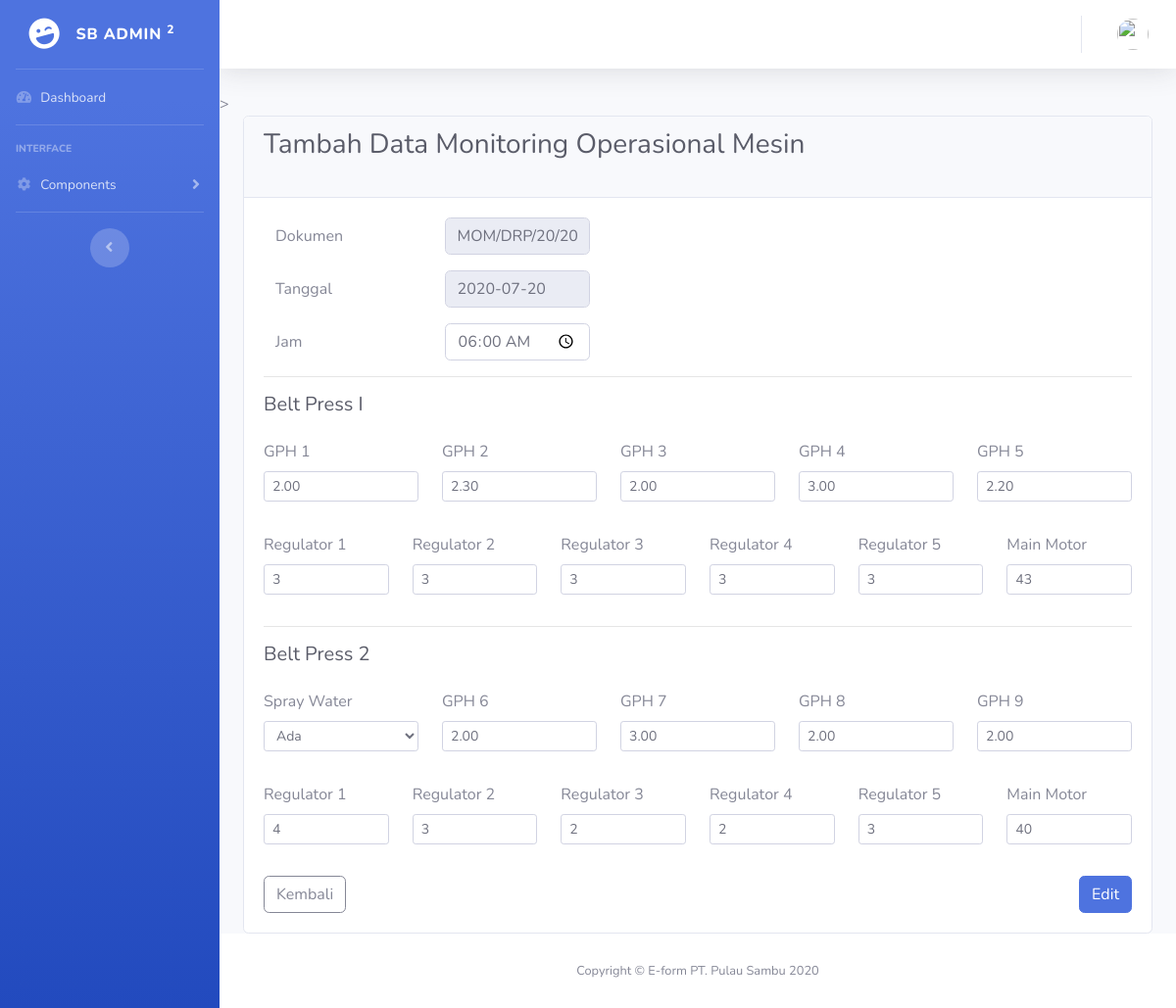
The page /dashboard/edit/18 on the database its author committed.
### tables this page shows
CREATE TABLE `momitoringmom` (
  `id_mom` int(11) NOT NULL,
  `header_id` int(11) NOT NULL,
  `jam` time NOT NULL,
  `gph1` float(3,2) NOT NULL,
  `gph2` float(3,2) NOT NULL,
  `gph3` float(3,2) NOT NULL,
  `gph4` float(3,2) NOT NULL,
  `gph5` float(3,2) NOT NULL,
  `regulator1_bp1` int(11) NOT NULL,
  `regulator2_bp1` int(11) NOT NULL,
  `regulator3_bp1` int(11) NOT NULL,
  `regulator4_bp1` int(11) NOT NULL,
  `regulator5_bp1` int(11) NOT NULL,
  `mainMotor_bp1` int(11) NOT NULL,
  `sprayWater` tinyint(1) NOT NULL,
  `gph6` float(3,2) NOT NULL,
  `gph7` float(3,2) NOT NULL,
  `gph8` float(3,2) NOT NULL,
  `gph9` float(3,2) NOT NULL,
  `regulator1_bp2` int(11) NOT NULL,
  `regulator2_bp2` int(11) NOT NULL,
  `regulator3_bp2` int(11) NOT NULL,
  `regulator4_bp2` int(11) NOT NULL,
  `regulator5_bp2` int(11) NOT NULL,
  `mainMotor_bp2` int(11) NOT NULL
);

CREATE TABLE `header` (
  `id_header` int(11) NOT NULL,
  `doc` varchar(128) NOT NULL,
  `date` date NOT NULL,
  `createdBy` int(11) NOT NULL,
  `createdDate` varchar(128) NOT NULL,
  `updatedBy` int(11) DEFAULT NULL,
  `updatedDate` varchar(128) DEFAULT NULL
);

### application/controllers/Dashboard.php (called while the page is built, shortened)
<?php
class Dashboard extends CI_Controller
{
     public function edit($id_mom)
     {
          $data['title'] = 'Edit MOM';
          $data['user'] = $this->dashboard_model->getSession();
          $data['momitoringmom'] = $this->dashboard_model->getIdMom($id_mom);
          $this->form_validation->set_rules('jam', 'Jam', 'required', ['required' => 'Data kosong!']);
          $this->form_validation->set_rules('gph1', 'GPH 1', 'required', ['required' => 'Data kosong!']);
          $this->form_validation->set_rules('gph2', 'GPH 2', 'required', ['required' => 'Data kosong!']);
          $this->form_validation->set_rules('gph3', 'GPH 3', 'required', ['required' => 'Data kosong!']);
          $this->form_validation->set_rules('gph4', 'GPH 4', 'required', ['required' => 'Data kosong!']);
          $this->form_validation->set_rules('gph5', 'GPH 5', 'required', ['required' => 'Data kosong!']);
          $this->form_validation->set_rules('regulator1_bp1', 'Regulator 1', 'required', ['required' => 'Data kosong!']);
          $this->form_validation->set_rules('regulator2_bp1', 'Regulator 2', 'required', ['required' => 'Data kosong!']);
          $this->form_validation->set_rules('regulator3_bp1', 'Regulator 3', 'required', ['required' => 'Data kosong!']);
          $this->form_validation->set_rules('regulator4_bp1', 'Regulator 4', 'required', ['required' => 'Data kosong!']);
          $this->form_validation->set_rules('regulator5_bp1', 'Regulator 5', 'required', ['required' => 'Data kosong!']);
          $this->form_validation->set_rules('mainMotor_bp1', 'Main Motor', 'required', ['required' => 'Data kosong!']);
          $this->form_validation->set_rules('sprayWater', 'Spray Water', 'required', ['required' => 'Data kosong!']);
          $this->form_validation->set_rules('gph6', 'GPH 6', 'required', ['required' => 'Data kosong!']);
          $this->form_validation->set_rules('gph7', 'GPH 7', 'required', ['required' => 'Data kosong!']);
          $this->form_validation->set_rules('gph8', 'GPH 8', 'required', ['required' => 'Data kosong!']);
          $this->form_validation->set_rules('gph9', 'GPH 9', 'required', ['required' => 'Data kosong!']);
          $this->form_validation->set_rules('regulator1_bp2', 'Regulator 1', 'required', ['required' => 'Data kosong!']);
          $this->form_validation->set_rules('regulator2_bp2', 'Regulator 2', 'required', ['required' => 'Data kosong!']);
          $this->form_validation->set_rules('regulator3_bp2', 'Regulator 3', 'required', ['required' => 'Data kosong!']);
          $this->form_validation->set_rules('regulator4_bp2', 'Regulator 4', 'required', ['required' => 'Data kosong!']);
          $this->form_validation->set_rules('regulator5_bp2', 'Regulator 5', 'required', ['required' => 'Data kosong!']);
          $this->form_validation->set_rules('mainMotor_bp2', 'Main Motor', 'required', ['required' => 'Data kosong!']);
          if ($this->form_validation->run() == false) {
               $this->load->view('tampilan/header', $data);
               $this->load->view('tampilan/navbar', $data);
               $this->load->view('tampilan/topbar', $data);
               $this->load->view('dashboard/edit', $data);
               $this->load->view('tampilan/footer');
          }
     }
}

### index.php (called while the page is built, shortened)
<?php
require_once BASEPATH.'core/CodeIgniter.php';

### application/models/Dashboard_model.php (called while the page is built, shortened)
<?php
class Dashboard_model extends CI_Model
{
     public function getIdMom($id_mom)
     {
          $this->db->select('*', 'header.doc', 'header.date', 'header.id');
          $this->db->from('header');
          $this->db->join('momitoringmom', 'momitoringmom.header_id = header.id_header');
          $this->db->where('momitoringmom.id_mom', $id_mom);
          return $this->db->get()->row_array();
     }
}

### application/views/dashboard/edit.php (the view, shortened to what this page needs)
>
<div class="container-fluid">
     <div class="card">
          <div class="card-header">
               <h1 class="h3 mb-4 text-gray-800">Tambah Data Monitoring Operasional Mesin</h1>
          </div>
          <div class="card-body">
               <form action="" method="POST">
                    <div class="form-group">
                         <div class="form-group row col-5">
                              <label for="doc" class="col-sm col-form-label">Dokumen</label>
                              <div class="col-sm">
                                   <input type="text" readonly class="form-control" id="doc" name="doc" value="<?= $momitoringmom['doc']; ?>">
                              </div>
                         </div>
                         <div class="form-group row col-5">
                              <label for="date" class="col-sm col-form-label">Tanggal</label>
                              <div class="col-sm">
                                   <input type="text" readonly class="form-control" id="date" name="date" value="<?= $momitoringmom['date']; ?>">
                              </div>
                         </div>
                         <div class="form-group row col-5">
                              <label for="jam" class="col-sm col-form-label">Jam</label>
                              <div class="col-sm">
                                   <input type="time" class="form-control" id="jam" name="jam" value="<?= $momitoringmom['jam']; ?>">
                              </div>
                         </div>
                    </div>
                    <hr>
                    <h5 class="h5 mb-4 text-gray-800">Belt Press I</h5>
                    <div class="form-group row">
                         <div class="form-group col-sm">
                              <label for="gph1">GPH 1</label>
                              <input type="number" step="0.1" min="1.8" max="4.0" class="form-control form-control-sm" id="gph1" name="gph1" value="<?= $momitoringmom['gph1']; ?>">
                         </div>
                         <div class="form-group col-sm">
                              <label for="gph2">GPH 2</label>
                              <input type="number" step="0.1" min="1.8" max="4.0" class="form-control form-control-sm" id="gph2" name="gph2" value="<?= $momitoringmom['gph2']; ?>">
                         </div>
                         <div class="form-group col-sm">
                              <label for="gph3">GPH 3</label>
                              <input type="number" step="0.1" min="1.8" max="4.0" class="form-control form-control-sm" id="gph3" name="gph3" value="<?= $momitoringmom['gph3']; ?>">
                         </div>
                         <div class="form-group col-sm">
                              <label for="gph4">GPH 4</label>
                              <input type="number" step="0.1" min="1.8" max="4.0" class="form-control form-control-sm" id="gph4" name="gph4" value="<?= $momitoringmom['gph4']; ?>">
                         </div>
                         <div class="form-group col-sm">
                              <label for="gph5">GPH 5</label>
                              <input type="number" step="0.1" min="1.8" max="4.0" class="form-control form-control-sm" id="gph5" name="gph5" value="<?= $momitoringmom['gph5']; ?>">
                         </div>
                    </div>
                    <div class="form-group row">
                         <div class="form-group col-sm">
                              <label for="regulator1_bp1">Regulator 1</label>
                              <input type="number" min="1" max="6" class="form-control form-control-sm" id="regulator1_bp1" name="regulator1_bp1" value="<?= $momitoringmom['regulator1_bp1']; ?>">
                         </div>
                         <div class="form-group col-sm">
                              <label for="regulator2_bp1">Regulator 2</label>
                              <input type="number" min="1" max="6" class="form-control form-control-sm" id="regulator2_bp1" name="regulator2_bp1" value="<?= $momitoringmom['regulator2_bp1']; ?>">
                         </div>
                         <div class="form-group col-sm">
                              <label for="regulator3_bp1">Regulator 3</label>
                              <input type="number" min="1" max="3" class="form-control form-control-sm" id="regulator3_bp1" name="regulator3_bp1" value="<?= $momitoringmom['regulator3_bp1']; ?>">
                         </div>
                         <div class="form-group col-sm">
                              <label for="regulator4_bp1">Regulator 4</label>
                              <input type="number" min="1" max="5" class="form-control form-control-sm" id="regulator4_bp1" name="regulator4_bp1" value="<?= $momitoringmom['regulator4_bp1']; ?>">
                         </div>
                         <div class="form-group col-sm">
                              <label for="regulator5_bp1">Regulator 5</label>
                              <input type="number" min="1" max="5" class="form-control form-control-sm" id="regulator5_bp1" name="regulator5_bp1" value="<?= $momitoringmom['regulator5_bp1']; ?>">
                         </div>
                         <div class="form-group col-sm">
                              <label for="mainMotor_bp1">Main Motor</label>
                              <input type="number" min="1" max="50" class="form-control form-control-sm" id="mainMotor_bp1" name="mainMotor_bp1" value="<?= $momitoringmom['mainMotor_bp1']; ?>">
                         </div>
                    </div>
                    <hr>
                    <h5 class="h5 mb-4 text-gray-800">Belt Press 2</h5>
                    <div class="form-group row">
                         <div class="form-group col-sm">
                              <label for="sprayWater">Spray Water</label>
                              <select class="form-control form-control-sm" id="sprayWater" name="sprayWater">
                                   <?php
                                   if ($momitoringmom['sprayWater'] == 1) echo "<option value='1' selected>Ada</option>";
                                   else echo "<option value='1'>Ada</option>";
                                   ?>
                              </select>
                         </div>
                         <div class="form-group col-sm">
                              <label for="gph6">GPH 6</label>
                              <input type="number" step="0.1" min="1.0" max="3.5" class="form-control form-control-sm" id="gph6" name="gph6" value="<?= $momitoringmom['gph6']; ?>">
                         </div>
                         <div class="form-group col-sm">
                              <label for="gph7">GPH 7</label>
                              <input type="number" step="0.1" min="1.0" max="3.5" class="form-control form-control-sm" id="gph7" name="gph7" value="<?= $momitoringmom['gph7']; ?>">
                         </div>
                         <div class="form-group col-sm">
                              <label for="gph8">GPH 8</label>
                              <input type="number" step="0.1" min="1.0" max="3.5" class="form-control form-control-sm" id="gph8" name="gph8" value="<?= $momitoringmom['gph8']; ?>">
                         </div>
                         <div class="form-group col-sm">
                              <label for="gph9">GPH 9</label>
                              <input type="number" step="0.1" min="1.0" max="3.5" class="form-control form-control-sm" id="gph9" name="gph9" value="<?= $momitoringmom['gph9']; ?>">
                         </div>
                    </div>
                    <div class="form-group row">
                         <div class="form-group col-sm">
                              <label for="regulator1_bp2">Regulator 1</label>
                              <input type="number" min="1" max="6" class="form-control form-control-sm" id="regulator1_bp2" name="regulator1_bp2" value="<?= $momitoringmom['regulator1_bp2']; ?>">
                         </div>
                         <div class=" form-group col-sm">
                              <label for="regulator2_bp2">Regulator 2</label>
                              <input type="number" min="1" max="6" class="form-control form-control-sm" id="regulator2_bp2" name="regulator2_bp2" value="<?= $momitoringmom['regulator2_bp2']; ?>">
                         </div>
                         <div class=" form-group col-sm">
                              <label for="regulator3_bp2">Regulator 3</label>
                              <input type="number" min="1" max="3" class="form-control form-control-sm" id="regulator3_bp2" name="regulator3_bp2" value="<?= $momitoringmom['regulator3_bp2']; ?>">
                         </div>
                         <div class=" form-group col-sm">
                              <label for="regulator4_bp2">Regulator 4</label>
                              <input type="number" min="1" max="5" class="form-control form-control-sm" id="regulator4_bp2" name="regulator4_bp2" value="<?= $momitoringmom['regulator4_bp2']; ?>">
                         </div>
                         <div class=" form-group col-sm">
                              <label for="regulator5_bp2">Regulator 5</label>
                              <input type="number" min="1" max="5" class="form-control form-control-sm" id="regulator5_bp2" name="regulator5_bp2" value="<?= $momitoringmom['regulator5_bp2']; ?>">
                         </div>
                         <div class=" form-group col-sm">
                              <label for="mainMotor_bp2">Main Motor</label>
                              <input type="number" min="1" max="50" class="form-control form-control-sm" id="mainMotor_bp2" name="mainMotor_bp2" value="<?= $momitoringmom['mainMotor_bp2']; ?>">
                         </div>
                    </div>
                    <a href=" <?= base_url('dashboard/detail') ?>" class="btn btn-outline-secondary">Kembali</a>
                    <input type="submit" name="submit" class="btn btn-primary btn-xm float-right" value="Edit">
               </form>
          </div>
     </div>
</div>

### rows shown on the page
momitoringmom: doc "MOM/DRP/20/20", date "2020-07-20", jam "06:00:00", gph1 "2.00", gph2 "2.30", gph3 "2.00", gph4 "3.00", gph5 "2.20", regulator1_bp1 "3", regulator2_bp1 "3", regulator3_bp1 "3", regulator4_bp1 "3", regulator5_bp1 "3", mainMotor_bp1 "43", sprayWater "Ada", gph6 "2.00", gph7 "3.00", gph8 "2.00", gph9 "2.00", regulator1_bp2 "4", regulator2_bp2 "3", regulator3_bp2 "2", regulator4_bp2 "2", regulator5_bp2 "3", mainMotor_bp2 "40"
